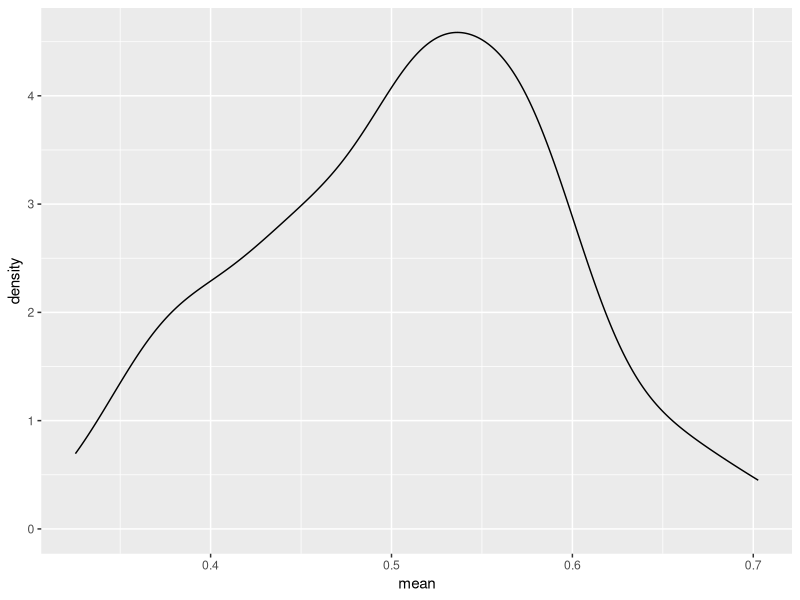
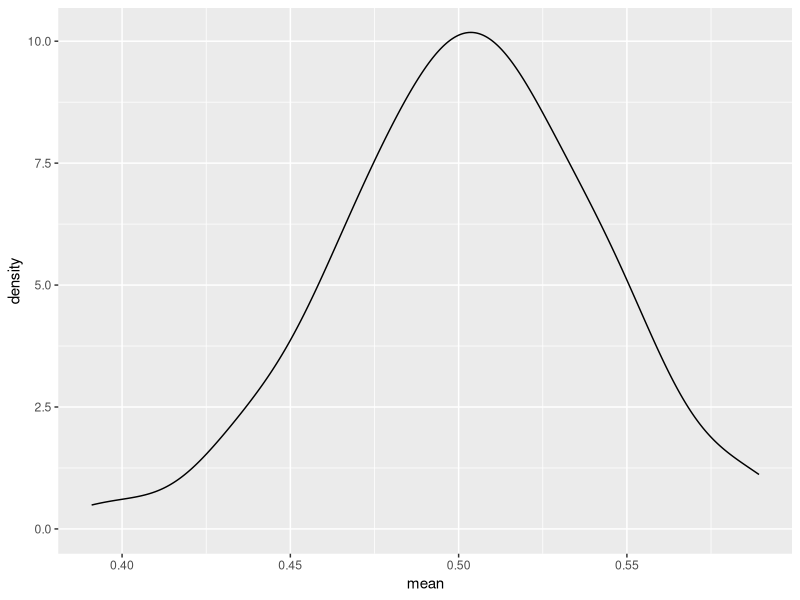
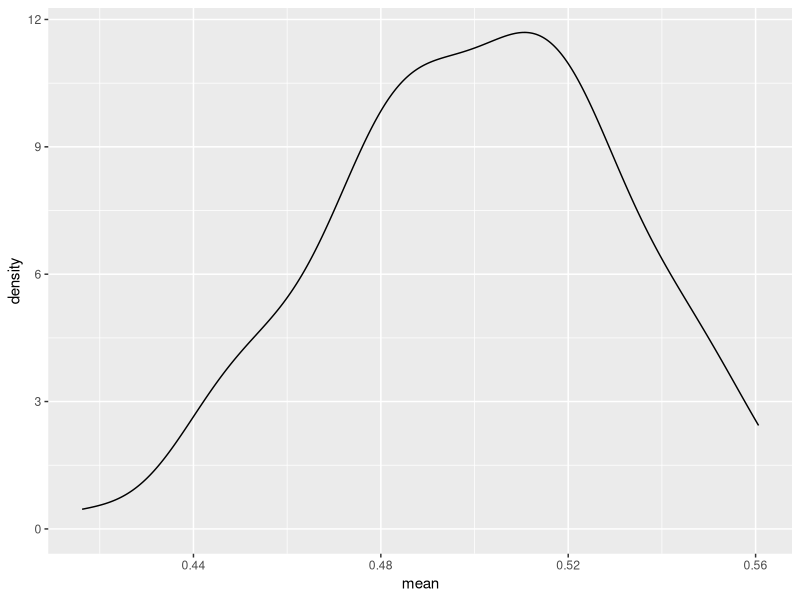
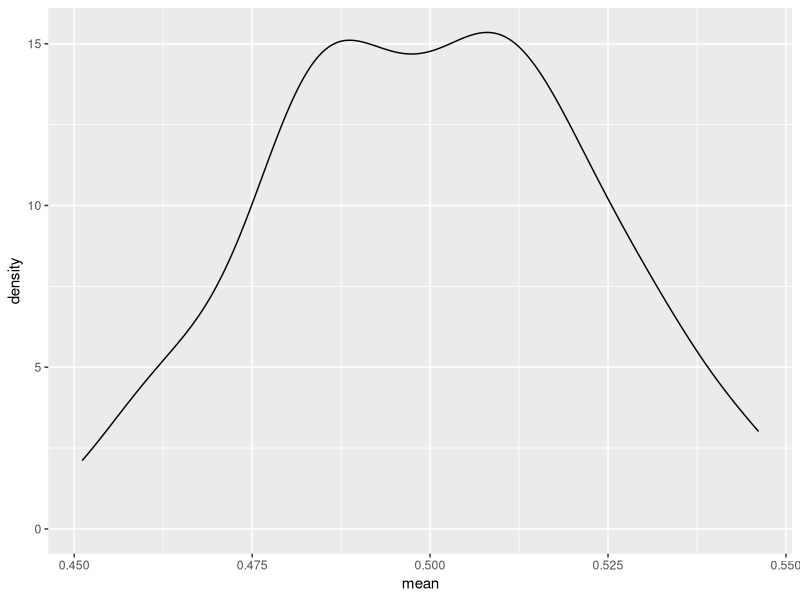
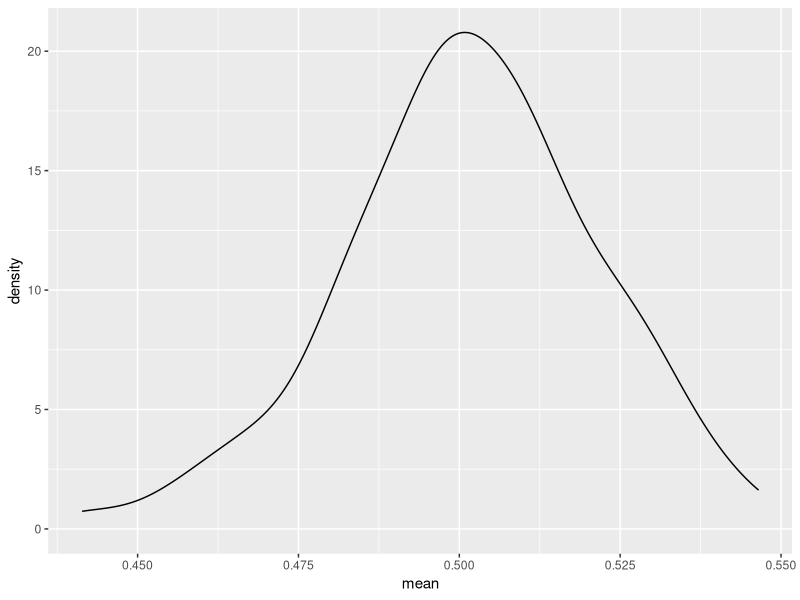

The R source for these figures, in order:
## ---- chunk 1
library(tidyverse)
library(magrittr)
## ---- chunk 2
dgp <- function (n) tibble(Z = runif(n)) %>% 
  summarize(mean = mean(Z))

density <- function(d) {
  d %>% ggplot() +
    geom_density(aes(x=mean))
}

sample_means <- cbind(n_10=map_df(1:100,\(x)dgp(10)),
                       n_50=map_df(1:100,\(x)dgp(50)),
                       n_100=map_df(1:100,\(x)dgp(100)),
                       n_150=map_df(1:100,\(x)dgp(150)),
                       n_250=map_df(1:100,\(x)dgp(250))
)
sample_means


n10 <- map_df(1:100,\(x)dgp(10))
n50=map_df(1:100,\(x)dgp(50))
n100=map_df(1:100,\(x)dgp(100))
n150=map_df(1:100,\(x)dgp(150))
n250=map_df(1:100,\(x)dgp(250))
               
density(n10)
density(n50)
density(n100)
density(n150)
density(n250)

rnorm(100) %>% 
  sample(10,replace = TRUE)

## ---- chunk 3
boot_dif <- function(df, s) {
s_mean <- mean(df) 
strap_mean <-  df %>% 
    sample(size = s, replace = TRUE) %>% 
  mean()
return(error <- s_mean-strap_mean)
}

boot <- function(n,df,s) {
 error <-  map_dbl(1:n,\(x)boot_dif(df,s))
 return(tibble(
   sample_mean = mean(df),
   upper_bound = sample_mean - quantile(error,probs=.025),
   lower_bound = sample_mean - quantile(error,probs=.975)
 ))
}

test <- tibble(X=rnorm(100))
yup <- boot(10000, test$X ,100)
yup

